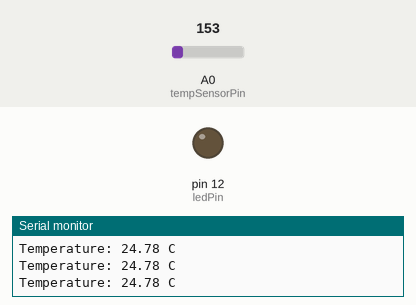
A sketch run on a simulated Arduino Uno, built with avr-gcc and run on an emulated ATmega328P. On the bench: output pins drawn as LEDs (lit = HIGH), the last lines printed to the serial monitor. The inputs (shaded band) are chosen by the test bench; at power-on: A0 (tempSensorPin) = 153.

Above: at 1.3 s.
1.4 s: A0 (tempSensorPin) set to 180
At 2.1 s:
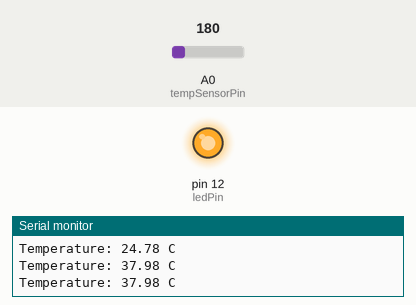
3.0 s: A0 (tempSensorPin) set to 133
At 3.4 s:
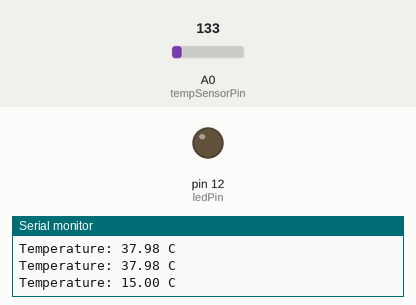
4.5 s: A0 (tempSensorPin) set to 165
At 5.8 s:
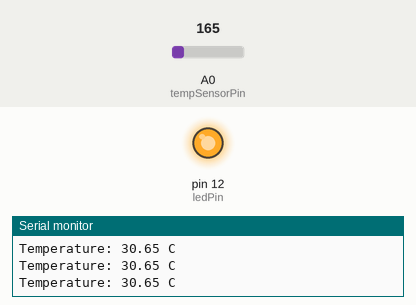
Timing chart, 0 to 7.5 s (numbered marks = the images above; inputs shaded):
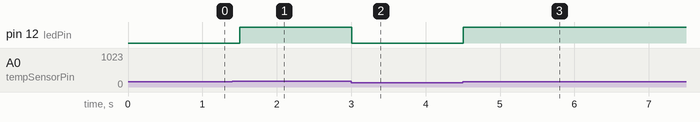

The sketch:

Task1.ino
```cpp
const int tempSensorPin = A0;  // Analog input pin connected to TMP36
const int ledPin = 12;         // Digital output pin connected to the red LED

void setup() {
  // Starting serial communication
  Serial.begin(9600);

  // Set the LED pin as output
  pinMode(ledPin, OUTPUT);
}

void loop() {
  // Reading the analog value from the temperature sensor
  int sensorValue = analogRead(tempSensorPin);

  // Convert the analog value to a voltage
  float voltage = sensorValue * (5.0 / 1023.0);

  // Convert the voltage to a temperature in Celsius
  float temperatureC = (voltage - 0.5) * 100.0;

  // Print the temperature to the Serial Monitor
  Serial.print("Temperature: ");
  Serial.print(temperatureC);
  Serial.println(" C");

  // Control the red LED based on the temperature
  if (temperatureC > 30.0) { // Threshold temperature in Celsius
    digitalWrite(ledPin, HIGH); // Turn on the LED if temperature exceeds 30°C
  } else {
    digitalWrite(ledPin, LOW);  // Turn off the LED if temperature is 30°C or lower
  }

  // Short delay to improve readability of Serial Monitor
  delay(500);
}
```

Measured:
- the behaviour switches between 163 and 164 on A0 (tempSensorPin) (found by bisection; images 0 and 1)
- after the input at 1.4 s, pin 12 (ledPin): LOW → HIGH after 0.10 s
- after the input at 3.0 s, pin 12 (ledPin): HIGH → LOW at once
- after the input at 4.5 s, pin 12 (ledPin): LOW → HIGH at once
